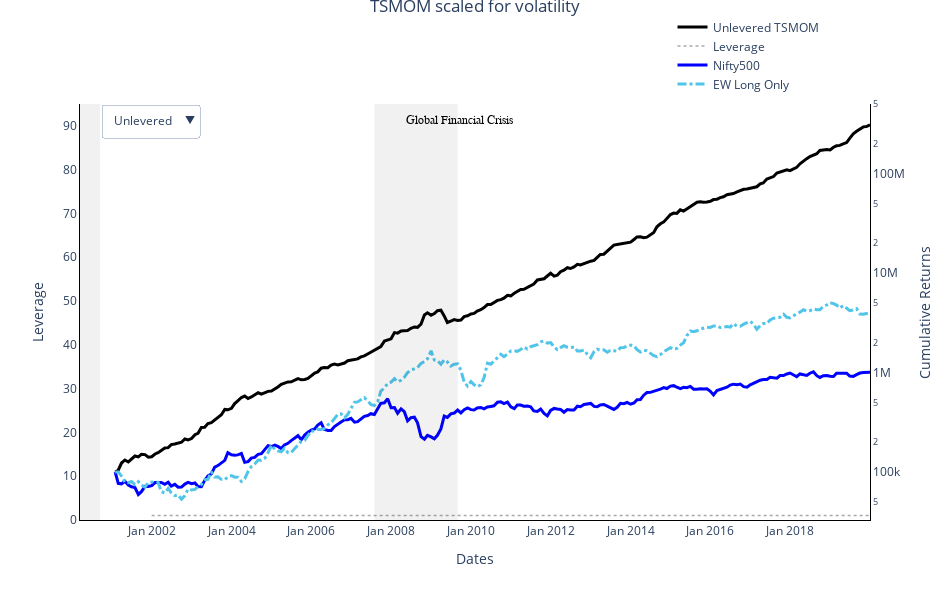

The notebook cell saved with this chart:
### Code cell
ts_idx = levered.index
init_cap = 100000
trace_10 = Scatter(x = ts_idx,
                   y = unlevered.Cumulative * init_cap,
                   visible = True, 
                   name = 'Unlevered TSMOM',
                   yaxis = 'y2',
                   line = dict(dash = 'solid',
                               color = 'black', 
                               width = 3)
                 )
trace_20 = Scatter(x = ts_idx,
                   y = unlevered.Leverage,
                   visible = True,
                   name = 'Leverage',
#                    secondary_y = False,
                   yaxis = 'y1',
                   line = dict(dash = 'dot',
                               color = '#aaa9a9', 
                               width = 1.5, 
                               )
                 )
                  
trace_30 =  Scatter(x = ts_idx,
                    y = nifty_m_cum * init_cap,
                    visible = True,
                    name = 'Nifty500',
#                     secondary_y = True,
                    yaxis = 'y2',
                    line = dict(dash = 'solid', 
                                color = 'blue', 
                                width = 3)    
                   )

trace_11 = Scatter(x = ts_idx,
                   y = (levered.Cumulative * init_cap),
                   visible = False,
                   name = 'Levered TSMOM',
#                    secondary_y = True,
                   yaxis = 'y2',
                   line = dict(dash = 'solid',
                               color = 'black', 
                               width = 3)
                 )
trace_12 = Scatter(x = ts_idx,
                   y = (levered.Leverage),
                   visible = False,
                   name = 'Leverage',
#                    secondary_y = False,
                   yaxis = 'y1',
                   line = dict(dash = 'dot',
                               color = '#aaa9a9', 
                               width = 1.5),
                 )
trace_13 = Scatter(x = ts_idx,
                   y = (nifty_m_cum) * init_cap,
                   visible = False,
                   name = 'Nifty 500',
#                    secondary_y = True,
                   yaxis = 'y2',
                   line = dict(dash = 'solid',
                               color = 'blue', 
                               width = 3,
                              )
                  )

trace100 = Scatter(x = ts_idx, 
                   y = EW * init_cap, 
                   visible = True, 
                   name = 'EW Long Only',
#                    secondary_y = True, 
                   yaxis = 'y2', 
                   line = dict(dash = 'dashdot', 
                               color = '#51c5e9', 
                               width = 3), 
                  )
data_ttl = [trace_10, trace_20, trace_30, trace_11, trace_12, trace_13, trace100]
updatemenus = list([dict(#type="buttons", 
                         active= 0, 
                         
                         buttons=list([dict(label = 'Unlevered',  
                                            method = 'update', 
                                            args = [{'visible': [True, True, True, False, False, False, True]},]),
                       
                                       dict(label = 'Levered', 
                                            method = 'update', 
                                            args = [{'visible': [False, False, False, True, True, True, True]},]), 
                                       
                                      ]),  
                         x = 0.15,
                         y = 1
                        ),
                   ], 
                   
                  )

lay = Layout(title = dict(text = 'TSMOM scaled for volatility',
                          x = 0.5,
                          y = 1,
                         ),
             legend = dict(x = 0.75, y = 1.22),

             xaxis = dict(title = 'Dates', 
                          showgrid = True, 
                          showticklabels = True,
                          linecolor = 'black',
                          tickformat = '%b %Y',
                          hoverformat = '%b %Y'
                         ),
              yaxis = dict(title = 'Leverage', 
                          showgrid = False,
                          showticklabels = True,
                          linecolor = 'black',
#                            secondary_y = False,
                          range = [0, int(levered.Leverage.max())],   
                          ),
              yaxis2 = dict(title = 'Cumulative Returns', 
                            showgrid = False,
                            showticklabels = True,
                            linecolor = 'black',
#                             range = [4.7, 9],
#                             nticks = 5,
                            type = 'log',
#                             secondary_y = True
#                             tickformat = "$0,.0f",
                            separatethousands = True,
                            side = 'right',
                            overlaying = 'y'
                          ),
             hovermode= 'x unified',
             
             paper_bgcolor = 'white',
             plot_bgcolor = 'white',
             autosize = False,
             height = 600,
             width = 950,
             showlegend = True,
             updatemenus = updatemenus,

             shapes = [
                 {
                     'type' : 'line',
                     'xref' : 'paper',
                     'x0' : 0,
                     'y0' : init_cap,
                     'x1' : 1,
                     'y1' : init_cap,
                     'line' : {
                         
                         'color': 'black',
                         'width': 1,
                         'dash': 'dash'
                             },
                 },
                     {
                      'x0':'2000-03-15', 
                      'x1':'2000-09-15', 
                      'yref': 'paper',
                      'y0':0,
                      'y1':1,
                      'fillcolor':'rgba(30,30,30,0.3)',  
                      'opacity':.2, 
                      'line' : {'width': 0
                               },
                      },
                     {
                      
                      'x0':'2007-08-01', 
                      'x1':'2009-09-01', 
                      'yref': 'paper',
                      'y0':0,
                      'y1':1,
                      'fillcolor':'rgba(30,30,30,0.3)',  
                      'opacity':.2, 
                      'line' : {'width': 0
                               },
                      },
             ]
            )
annot = []

annot.extend([dict(xref = 'paper',
                  yref = 'paper',
                  x= 0.55, 
                  y= 0.98,
                  xanchor ='right', 
                  yanchor='auto',
                  text= 'Global Financial Crisis',
                  font=dict(family='<b>Arial<b>',
                            size= 12, 
                            color= 'black',
                           ),
                  showarrow=False), 
#             dict(xref = 'paper',
#                   yref = 'paper',
#                   x= 0.215, 
#                   y= 0.98,
#                   xanchor ='right', 
#                   yanchor='auto',
#                   text= 'Dotcom',
#                   font=dict(family='<b>Arial<b>',
#                             size= 12, 
#                             color= 'black',
#                            ),
#                   showarrow=False)
             ]
            )

lay['annotations'] = annot
fig_ttl = Figure(data = data_ttl, layout = lay)
# iplot(fig_ttl, 
#       show_link = False, 
# #       filename = '/Users/Ravi/Desktop/Git/india-famafrench/docs/_static/IndiaMom.html'
#      )
# py.iplot(fig_ttl)
iplot(fig_ttl)

### Figure 1 — Plotly figure (JSON) as saved in the notebook; plotly's stock layout.template omitted (floating-point values rounded to 4 significant figures; data arrays with more than 128 entries replaced by an {"elided": "..."} marker saying what was removed)
{"data": [{"line": {"color": "black", "dash": "solid", "width": 3}, "name": "Unlevered TSMOM", "type": "scatter", "visible": true, "x": {"elided": "228 str values"}, "y": {"elided": "228 float values"}, "yaxis": "y2"}, {"line": {"color": "#aaa9a9", "dash": "dot", "width": 1.5}, "name": "Leverage", "type": "scatter", "visible": true, "x": {"elided": "228 str values"}, "y": {"elided": "228 int values"}, "yaxis": "y"}, {"line": {"color": "blue", "dash": "solid", "width": 3}, "name": "Nifty500", "type": "scatter", "visible": true, "x": {"elided": "228 str values"}, "y": {"elided": "228 float values"}, "yaxis": "y2"}, {"line": {"color": "black", "dash": "solid", "width": 3}, "name": "Levered TSMOM", "type": "scatter", "visible": false, "x": {"elided": "228 str values"}, "y": {"elided": "228 float values"}, "yaxis": "y2"}, {"line": {"color": "#aaa9a9", "dash": "dot", "width": 1.5}, "name": "Leverage", "type": "scatter", "visible": false, "x": {"elided": "228 str values"}, "y": {"elided": "228 float values"}, "yaxis": "y"}, {"line": {"color": "blue", "dash": "solid", "width": 3}, "name": "Nifty 500", "type": "scatter", "visible": false, "x": {"elided": "228 str values"}, "y": {"elided": "228 float values"}, "yaxis": "y2"}, {"line": {"color": "#51c5e9", "dash": "dashdot", "width": 3}, "name": "EW Long Only", "type": "scatter", "visible": true, "x": {"elided": "228 str values"}, "y": {"elided": "240 float values"}, "yaxis": "y2"}], "layout": {"annotations": [{"font": {"color": "black", "family": "<b>Arial<b>", "size": 12}, "showarrow": false, "text": "Global Financial Crisis", "x": 0.55, "xanchor": "right", "xref": "paper", "y": 0.98, "yanchor": "auto", "yref": "paper"}], "autosize": false, "height": 600, "hovermode": "x unified", "legend": {"x": 0.75, "y": 1.22}, "paper_bgcolor": "white", "plot_bgcolor": "white", "shapes": [{"line": {"color": "black", "dash": "dash", "width": 1}, "type": "line", "x0": 0, "x1": 1, "xref": "paper", "y0": 100000, "y1": 100000}, {"fillcolor": "rgba(30,30,30,0.3)", "line": {"width": 0}, "opacity": 0.2, "x0": "2000-03-15", "x1": "2000-09-15", "y0": 0, "y1": 1, "yref": "paper"}, {"fillcolor": "rgba(30,30,30,0.3)", "line": {"width": 0}, "opacity": 0.2, "x0": "2007-08-01", "x1": "2009-09-01", "y0": 0, "y1": 1, "yref": "paper"}], "showlegend": true, "title": {"text": "TSMOM scaled for volatility", "x": 0.5, "y": 1}, "updatemenus": [{"active": 0, "buttons": [{"args": [{"visible": [true, true, true, false, false, false, true]}], "label": "Unlevered", "method": "update"}, {"args": [{"visible": [false, false, false, true, true, true, true]}], "label": "Levered", "method": "update"}], "x": 0.15, "y": 1}], "width": 950, "xaxis": {"hoverformat": "%b %Y", "linecolor": "black", "showgrid": true, "showticklabels": true, "tickformat": "%b %Y", "title": {"text": "Dates"}}, "yaxis": {"linecolor": "black", "range": [0, 95], "showgrid": false, "showticklabels": true, "title": {"text": "Leverage"}}, "yaxis2": {"linecolor": "black", "overlaying": "y", "separatethousands": true, "showgrid": false, "showticklabels": true, "side": "right", "title": {"text": "Cumulative Returns"}, "type": "log"}}}
